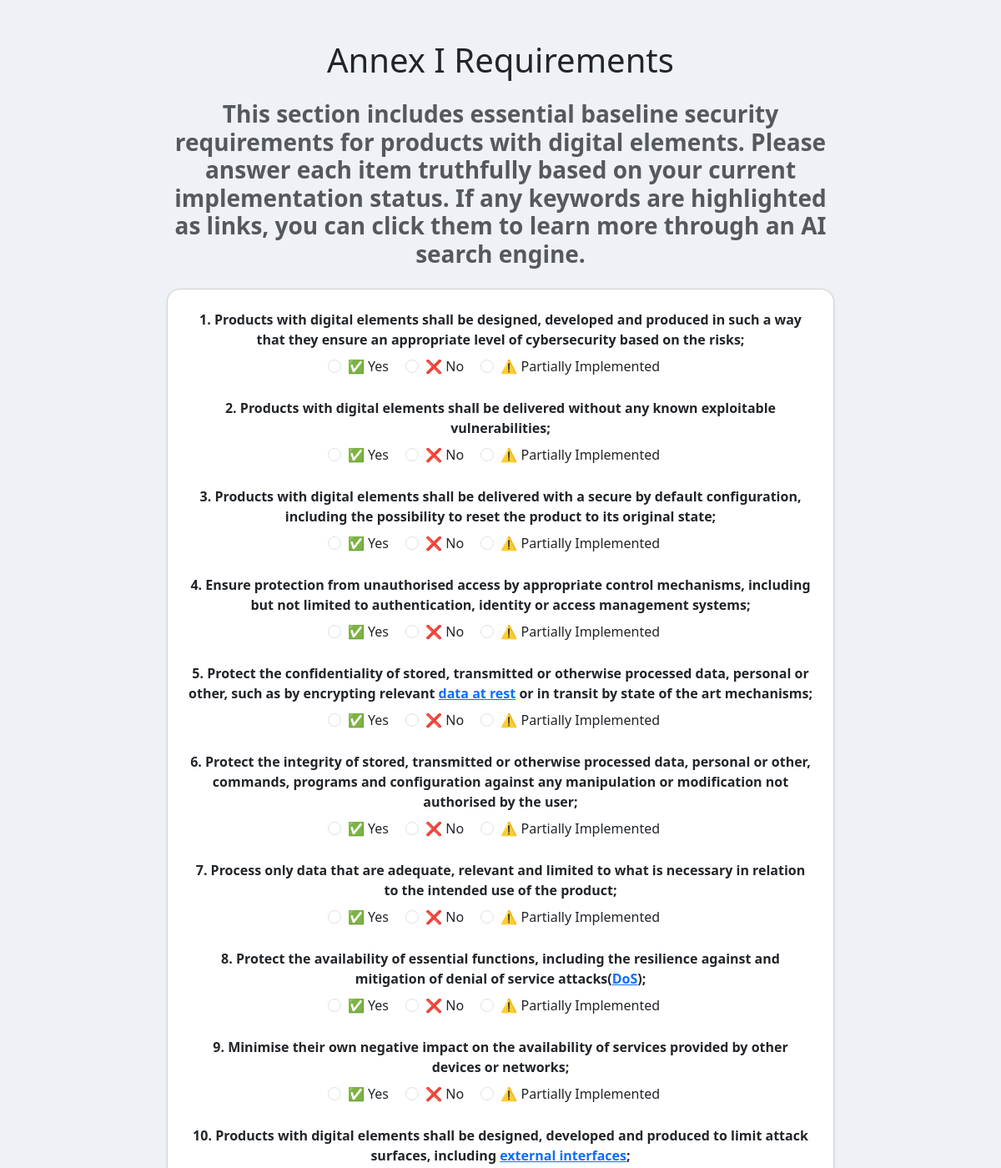
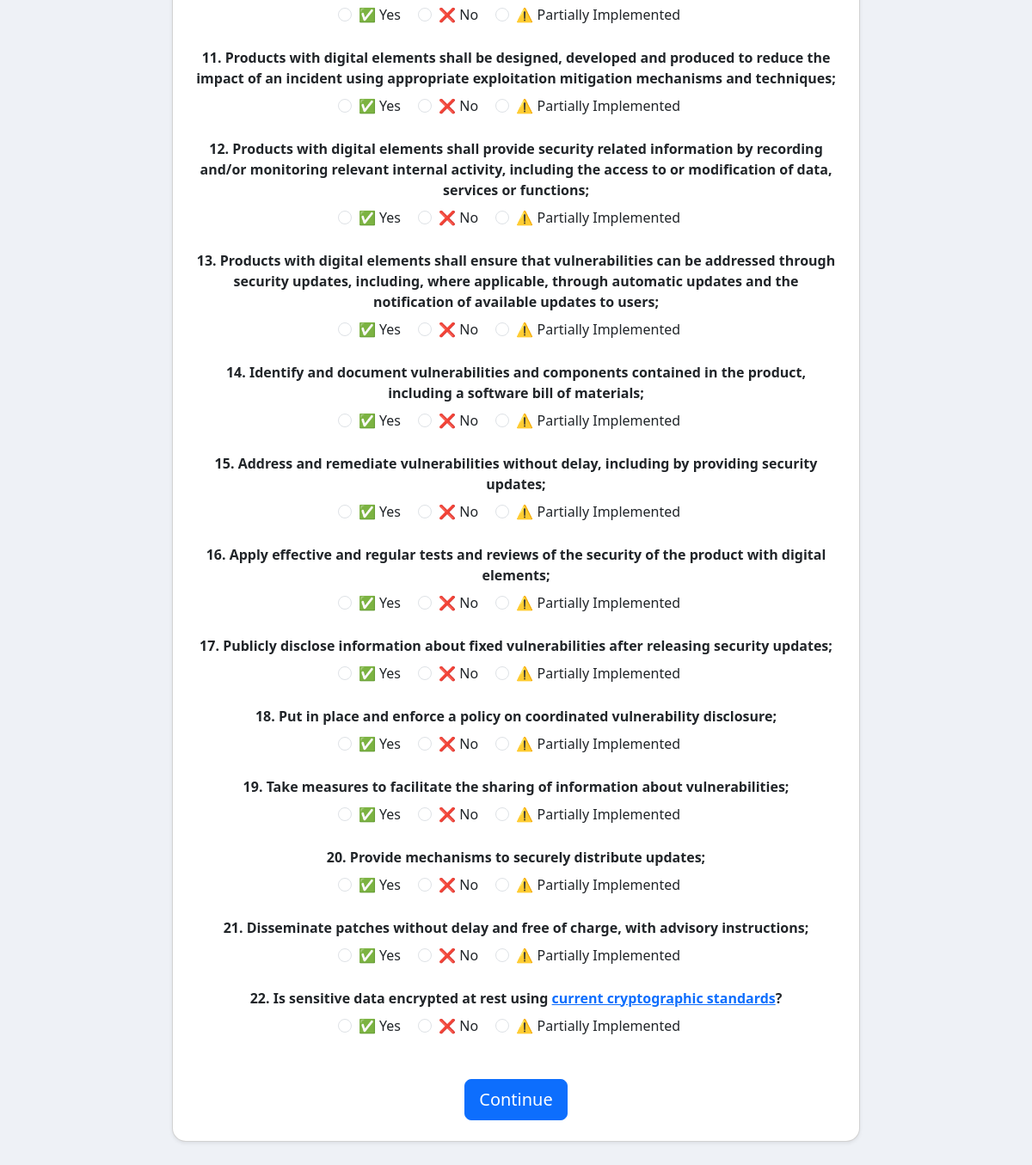
The page /assessment/ (signed in) on the database its author committed (2 pictures, top to bottom).
### assessment/models.py (models this page shows, shortened)
class Requirement(models.Model):
    CLASS_CHOICES = [
        ('annex_1', 'Annex 1'),
        ('annex_2', 'Annex 2'),
        ('vuln', 'Vulnerability'),
    ]
    title = models.CharField(max_length=255)
    description = models.TextField()
    requirement_class = models.CharField(max_length=20, choices=CLASS_CHOICES)

### assessment/views.py (the view, shortened to what this page needs)
# urls.py: path('assessment/', assessment_view, name='assessment_form'),
@login_required
def assessment_view(request):
    annex_1_reqs = Requirement.objects.filter(requirement_class='annex_1')
    return render(request, "assessment/form_annex1.html", {
        "annex_1_reqs": annex_1_reqs
    })

### assessment/templatetags/ai_links.py (called while the page is built)
@register.filter
def link_keywords(text):
    def replace_keyword(match):
        keyword = match.group(0)
        query_url = f"https://you.com/search?q=What+is+{keyword.replace(' ', '+')}"
        return f'<a href="{query_url}" target="_blank">{keyword}</a>'
    pattern = re.compile(r'\b(' + '|'.join(re.escape(k) for k in KEYWORDS) + r')\b', re.IGNORECASE)
    return format_html(pattern.sub(replace_keyword, text))

### assessment/templates/assessment/form_annex1.html (shortened to what this page needs)
{% load ai_links %}
<!DOCTYPE html>
<html lang="en">
<head>
    <link href="https://cdn.jsdelivr.net/npm/bootstrap@5.3.0/dist/css/bootstrap.min.css" rel="stylesheet">
</head>
<body style="background-color:#eef1f6;">
<div class="container py-5 d-flex justify-content-center">
    <div style="max-width:800px;width:100%;">
        <h1 class="mb-4 text-center">Annex I Requirements</h1>
        <div class="text-muted text-center mb-4">
            <h3><strong>
                This section includes essential baseline security requirements for products with digital elements.
                Please answer each item truthfully based on your current implementation status.
                If any keywords are highlighted as links, you can click them to learn more through an AI search engine.
            </strong></h3>
        </div>
        <form method="post" class="card p-4 shadow-sm bg-white rounded-4">
            {% for req in annex_1_reqs %}
                <div class="mb-4 text-center">
                    <label class="form-label d-block">
                        <strong>{{ forloop.counter }}. {{ req.title|link_keywords|safe }}</strong>
                    </label>
                    <div class="form-check form-check-inline">
                        <input class="form-check-input" type="radio" name="requirement_{{ req.id }}" id="yes{{ req.id }}" value="True" required>
                        <label class="form-check-label" for="yes{{ req.id }}">✅ Yes</label>
                    </div>
                    <div class="form-check form-check-inline">
                        <input class="form-check-input" type="radio" name="requirement_{{ req.id }}" id="no{{ req.id }}" value="False">
                        <label class="form-check-label" for="no{{ req.id }}">❌ No</label>
                    </div>
                    <div class="form-check form-check-inline">
                        <input class="form-check-input" type="radio" name="requirement_{{ req.id }}" id="partial{{ req.id }}" value="Partial">
                        <label class="form-check-label" for="partial{{ req.id }}">⚠️ Partially Implemented</label>
                    </div>
                </div>
            {% endfor %}
            <div class="text-center mt-4">
                <button type="submit" class="btn btn-primary btn-lg">Continue</button>
            </div>
        </form>
    </div>
</div>
</body>
</html>

### rows shown on the page
Requirement: title|link_keywords "Products with digital elements shall be designed, developed and produced in such a way that they ensure an appropriate level of cybersecurity based on the risks;"
Requirement: title|link_keywords "Products with digital elements shall be delivered without any known exploitable vulnerabilities;"
Requirement: title|link_keywords "Products with digital elements shall be delivered with a secure by default configuration, including the possibility to reset the product to its original state;"
Requirement: title|link_keywords "Ensure protection from unauthorised access by appropriate control mechanisms, including but not limited to authentication, identity or access management systems;"
Requirement: title|link_keywords "Protect the confidentiality of stored, transmitted or otherwise processed data, personal or other, such as by encrypting relevant data at rest or in transit by state of the art mechanisms;"
Requirement: title|link_keywords "Protect the integrity of stored, transmitted or otherwise processed data, personal or other, commands, programs and configuration against any manipulation or modification not authorised by the user;"
Requirement: title|link_keywords "Process only data that are adequate, relevant and limited to what is necessary in relation to the intended use of the product;"
Requirement: title|link_keywords "Protect the availability of essential functions, including the resilience against and mitigation of denial of service attacks( DoS );"
Requirement: title|link_keywords "Minimise their own negative impact on the availability of services provided by other devices or networks;"
Requirement: title|link_keywords "Products with digital elements shall be designed, developed and produced to limit attack surfaces, including external interfaces ;"
Requirement: title|link_keywords "Products with digital elements shall be designed, developed and produced to reduce the impact of an incident using appropriate exploitation mitigation mechanisms and techniques;"
Requirement: title|link_keywords "Products with digital elements shall provide security related information by recording and/or monitoring relevant internal activity, including the access to or modification of data, services or functions;"
Requirement: title|link_keywords "Products with digital elements shall ensure that vulnerabilities can be addressed through security updates, including, where applicable, through automatic updates and the notification of available updates to users;"
Requirement: title|link_keywords "Identify and document vulnerabilities and components contained in the product, including a software bill of materials;"
Requirement: title|link_keywords "Address and remediate vulnerabilities without delay, including by providing security updates;"
Requirement: title|link_keywords "Apply effective and regular tests and reviews of the security of the product with digital elements;"
Requirement: title|link_keywords "Publicly disclose information about fixed vulnerabilities after releasing security updates;"
Requirement: title|link_keywords "Put in place and enforce a policy on coordinated vulnerability disclosure;"
Requirement: title|link_keywords "Take measures to facilitate the sharing of information about vulnerabilities;"
Requirement: title|link_keywords "Provide mechanisms to securely distribute updates;"
Requirement: title|link_keywords "Disseminate patches without delay and free of charge, with advisory instructions;"
Requirement: title|link_keywords "Is sensitive data encrypted at rest using current cryptographic standards ?"
